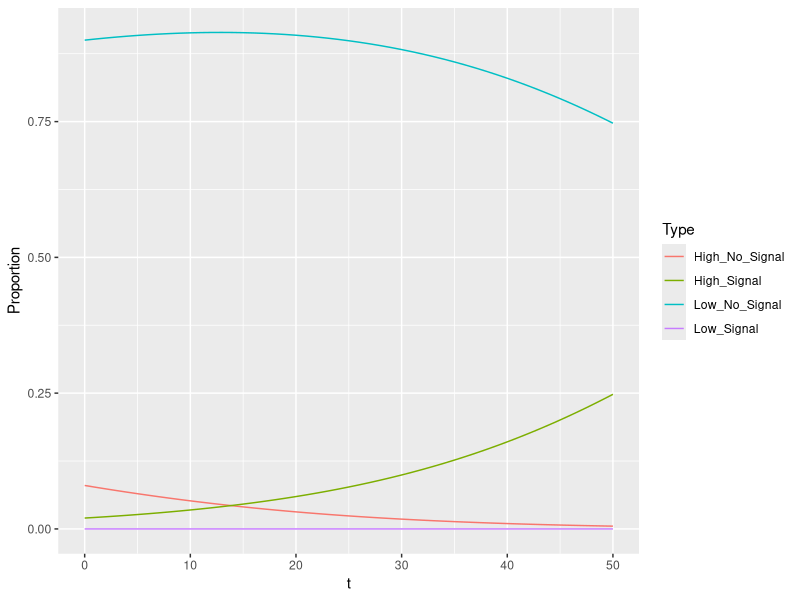
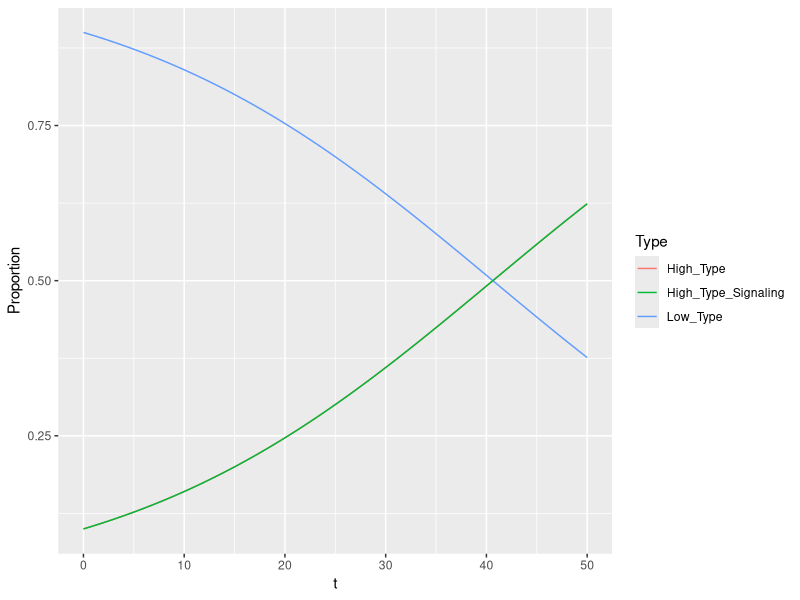
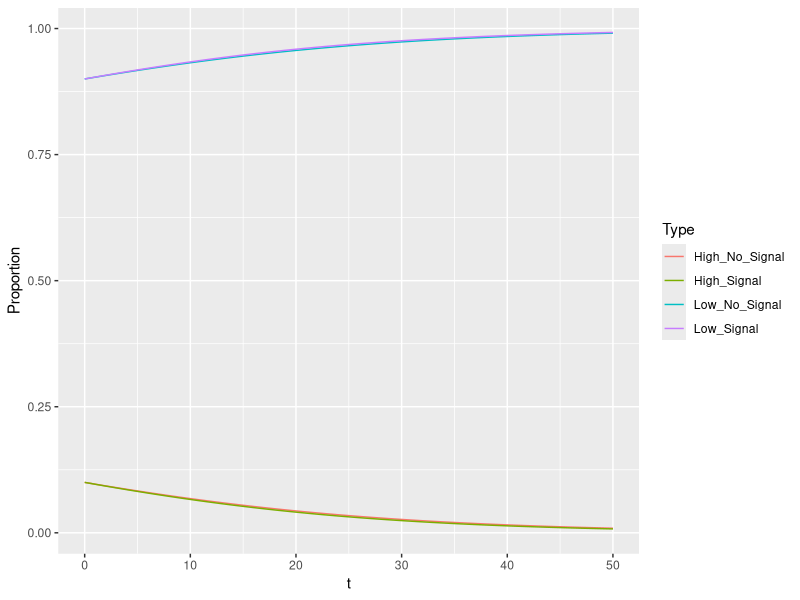
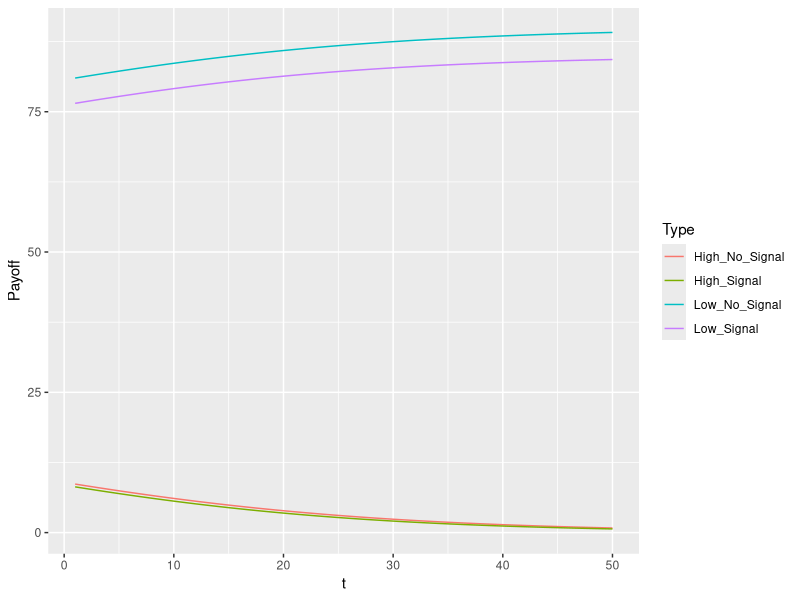
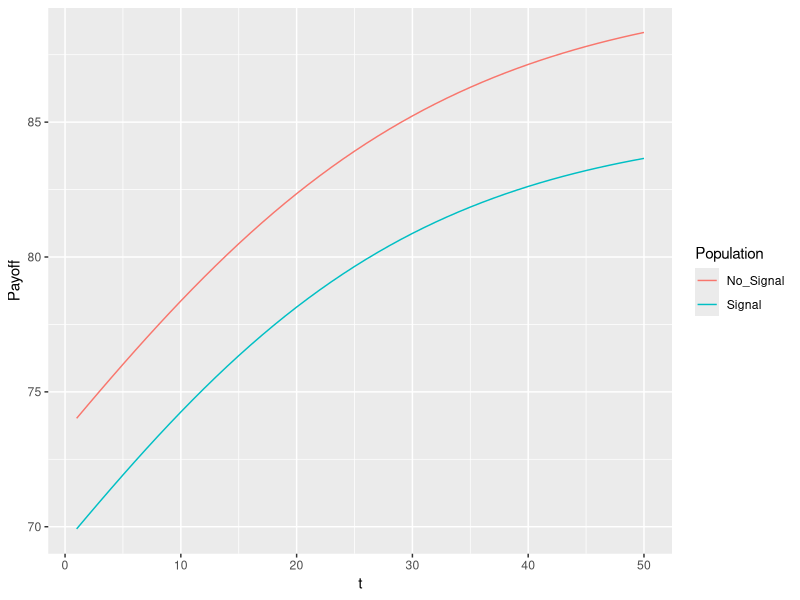

Recreate these plots in R, in order.
library("tidyverse", "shiny", "stringr")

time = 50
vHH = 100
vHL = 85
vLH = 90
vLL = 90
K = 5
ratio = .1
ratio_l = 0
ratio_h = .2

evo = function(ratio, ratio_h, ratio_l, vHH, vHL, vLH, vLL, K, time){
  H_N = (1-ratio_h)*ratio
  H_S = ratio_h*ratio
  L_N = (1-ratio_l)*(1-ratio)
  L_S = ratio_l*(1-ratio)
  pop = data.frame(H_N,H_S,L_N,L_S)
  SHH = max(vHH - K, 0)
  SHL = max(vHL - K, 0)
  SLH = max(vLH - K, 0)
  SLL = max(vLL - K, 0)
  payoffs = data.frame(vHH,vHL,vLH,vLL,SHH,SHL,SLH,SLL)
  for(i in 1:time){
    H_N = as.numeric(tail(pop,1)[1])
    H_S = as.numeric(tail(pop,1)[2])
    L_N = as.numeric(tail(pop,1)[3])
    L_S = as.numeric(tail(pop,1)[4])
    S_H = if(H_S+L_S>0){
      H_S/(H_S+L_S)} else {0}
    S_L = 1-S_H
    N_H = if(H_N+L_N>0){
      H_N/(H_N+L_N)} else {0}
    N_L = 1-N_H
    H_N_P = H_N*(N_H*as.numeric(payoffs[1])+N_L*as.numeric(payoffs[2]))
    H_S_P = H_S*(S_H*as.numeric(payoffs[5])+S_L*as.numeric(payoffs[6]))
    L_N_P = L_N*(N_H*as.numeric(payoffs[3])+N_L*as.numeric(payoffs[4]))
    L_S_P = L_S*(S_H*as.numeric(payoffs[7])+S_L*as.numeric(payoffs[8]))
    Total_P = H_N_P+H_S_P+L_N_P+L_S_P
    H_N = H_N_P/Total_P
    H_S = H_S_P/Total_P
    L_N = L_N_P/Total_P
    L_S = L_S_P/Total_P
    pop1 = data.frame(H_N,H_S,L_N,L_S)
    pop = rbind(pop, pop1)
  }
  pop = pop %>%
    rename(High_No_Signal = H_N,
           High_Signal = H_S,
           Low_No_Signal = L_N,
           Low_Signal = L_S) %>%
    mutate(t = 0:time) %>%
    gather("High_No_Signal", "High_Signal", "Low_No_Signal", "Low_Signal", key = Type, value = Proportion)
}

pop_evo = evo(ratio, ratio_h, ratio_l, vHH, vHL, vLH, vLL, K, time)

ggplot(data = pop_evo, aes(x = t, y = Proportion, color = Type)) +
  geom_line()


evo_elect = function(ratio, vHH, vHL, vLH, vLL, K, time){
  SHH = max(vHH - K, 0)
  SHL = max(vHL - K, 0)
  SLH = max(vLH - K, 0)
  SLL = max(vLL - K, 0)
  payoffs = data.frame(vHH,vHL,vLH,vLL,SHH,SHL,SLH,SLL)
  H = ratio
  L = 1-ratio
  vH = H*vHH+L*vHL
  if(SHH>vH){
    S = 1
  } else {
    S = 0
  }
  pop = data.frame(H,L,S)
  for(i in 1:time){
    H = as.numeric(tail(pop,1)[1])
    L = as.numeric(tail(pop,1)[2])
    vH = H*as.numeric(payoffs[1])+L*as.numeric(payoffs[2])
    if(SHH>vH){
      S = 1
      H_P = H*SHH
    } else {
      S = 0
      H_P = H*vH
    }
    L_P = L*((1-S)*(H*vLH+L*vLL)+S*vLL)
    Total_P = H_P+L_P
    H = H_P/Total_P
    L = L_P/Total_P
    pop1 = data.frame(H,L,S)
    pop = rbind(pop, pop1)
  }
  pop = pop %>%
    rename(High_Type = H,
           Low_Type = L,
           Signal = S) %>%
    mutate(t = 0:time) %>%
    gather("High_Type", "Low_Type", key = Type, value = Proportion)
  pop$Signal[pop$Type=="Low_Type"]=0
  pop$Signal = as.factor(pop$Signal)
  pop
}

pop_evo_elect = evo_elect(ratio, vHH, vHL, vLH, vLL, K, time)

pop_evo_electS = pop_evo_elect %>%
  filter(Signal == 1)
pop_evo_electS$Type = "High_Type_Signaling"

ggplot(data = pop_evo_elect, aes(x = t, y = Proportion, color = Type)) +
  geom_line()+
  geom_line(data = pop_evo_electS, aes(x = t, y = Proportion, color = Type))

evo_apart = function(ratio, vHH, vHL, vLH, vLL, K, time){
  H_N = ratio
  H_S = ratio
  L_N = 1-ratio
  L_S = 1-ratio
  pop = data.frame(H_N,H_S,L_N,L_S)
  SHH = max(vHH - K, 0)
  SHL = max(vHL - K, 0)
  SLH = max(vLH - K, 0)
  SLL = max(vLL - K, 0)
  payoffs = data.frame(vHH,vHL,vLH,vLL,SHH,SHL,SLH,SLL)
  fitness = data.frame()
  for(i in 1:time){
    H_N = as.numeric(tail(pop,1)[1])
    H_S = as.numeric(tail(pop,1)[2])
    L_N = as.numeric(tail(pop,1)[3])
    L_S = as.numeric(tail(pop,1)[4])
    H_N_P = H_N*(H_N*as.numeric(payoffs[1])+L_N*as.numeric(payoffs[2]))
    H_S_P = H_S*(H_S*as.numeric(payoffs[5])+L_S*as.numeric(payoffs[6]))
    L_N_P = L_N*(H_N*as.numeric(payoffs[3])+L_N*as.numeric(payoffs[4]))
    L_S_P = L_S*(H_S*as.numeric(payoffs[7])+L_S*as.numeric(payoffs[8]))
    Total_N_P = H_N_P+L_N_P
    Total_S_P = H_S_P+L_S_P
    H_N = H_N_P/Total_N_P
    H_S = H_S_P/Total_S_P
    L_N = L_N_P/Total_N_P
    L_S = L_S_P/Total_S_P
    fitness1 = data.frame(H_N_P,H_S_P,L_N_P,L_S_P)
    fitness = rbind(fitness, fitness1)
    pop1 = data.frame(H_N,H_S,L_N,L_S)
    pop = rbind(pop, pop1)
  }
  group_pay = pop[2:(time+1),]*fitness
  group_pay = group_pay %>%
    mutate(No_Signal = H_N+L_N,
           Signal = H_S+L_S,
           t = 1:time) %>%
    gather("Signal", "No_Signal", key = Population, value = Payoff)
  pop = pop %>%
    rename(High_No_Signal = H_N,
           High_Signal = H_S,
           Low_No_Signal = L_N,
           Low_Signal = L_S) %>%
    mutate(t = 0:time) %>%
    gather("High_No_Signal", "High_Signal", "Low_No_Signal", "Low_Signal", key = Type, value = Proportion)
  fitness = fitness %>%
    rename(High_No_Signal = H_N_P,
           High_Signal = H_S_P,
           Low_No_Signal = L_N_P,
           Low_Signal = L_S_P) %>%
    mutate(t = 1:time) %>%
    gather("High_No_Signal", "High_Signal", "Low_No_Signal", "Low_Signal", key = Type, value = Payoff)
  list(pop,fitness, group_pay)
}




pop_evo_A = evo_apart(ratio, vHH, vHL, vLH, vLL, K, time)[[1]]
pay_evo_A = evo_apart(ratio, vHH, vHL, vLH, vLL, K, time)[[2]]
group_evo_A = evo_apart(ratio, vHH, vHL, vLH, vLL, K, time)[[3]]

ggplot(data = pop_evo_A, aes(x = t, y = Proportion, color = Type)) +
  geom_line()

ggplot(data = pay_evo_A, aes(x = t, y = Payoff, color = Type))+
  geom_line()

ggplot(data = group_evo_A, aes(x = t, y = Payoff, color = Population))+
  geom_line()
